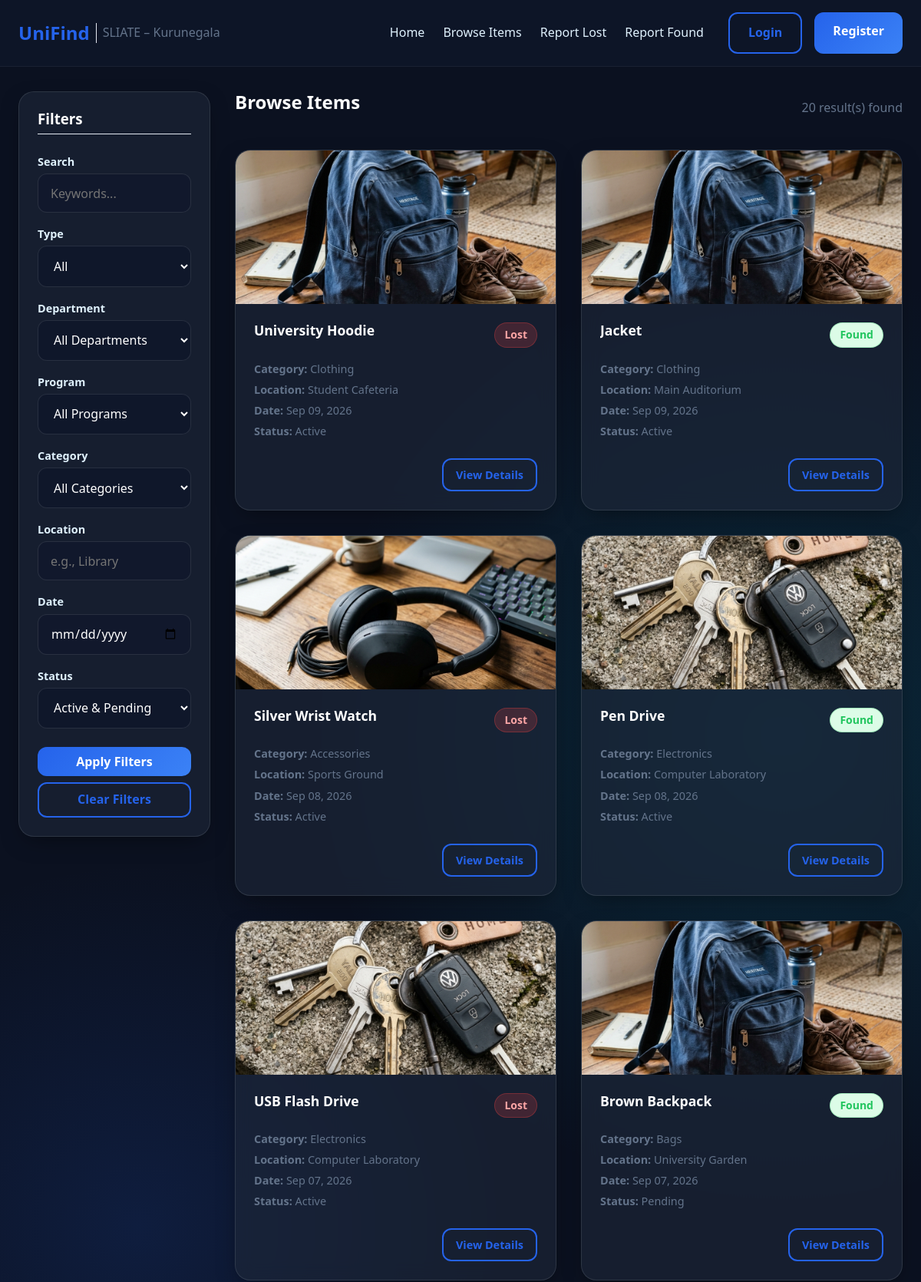
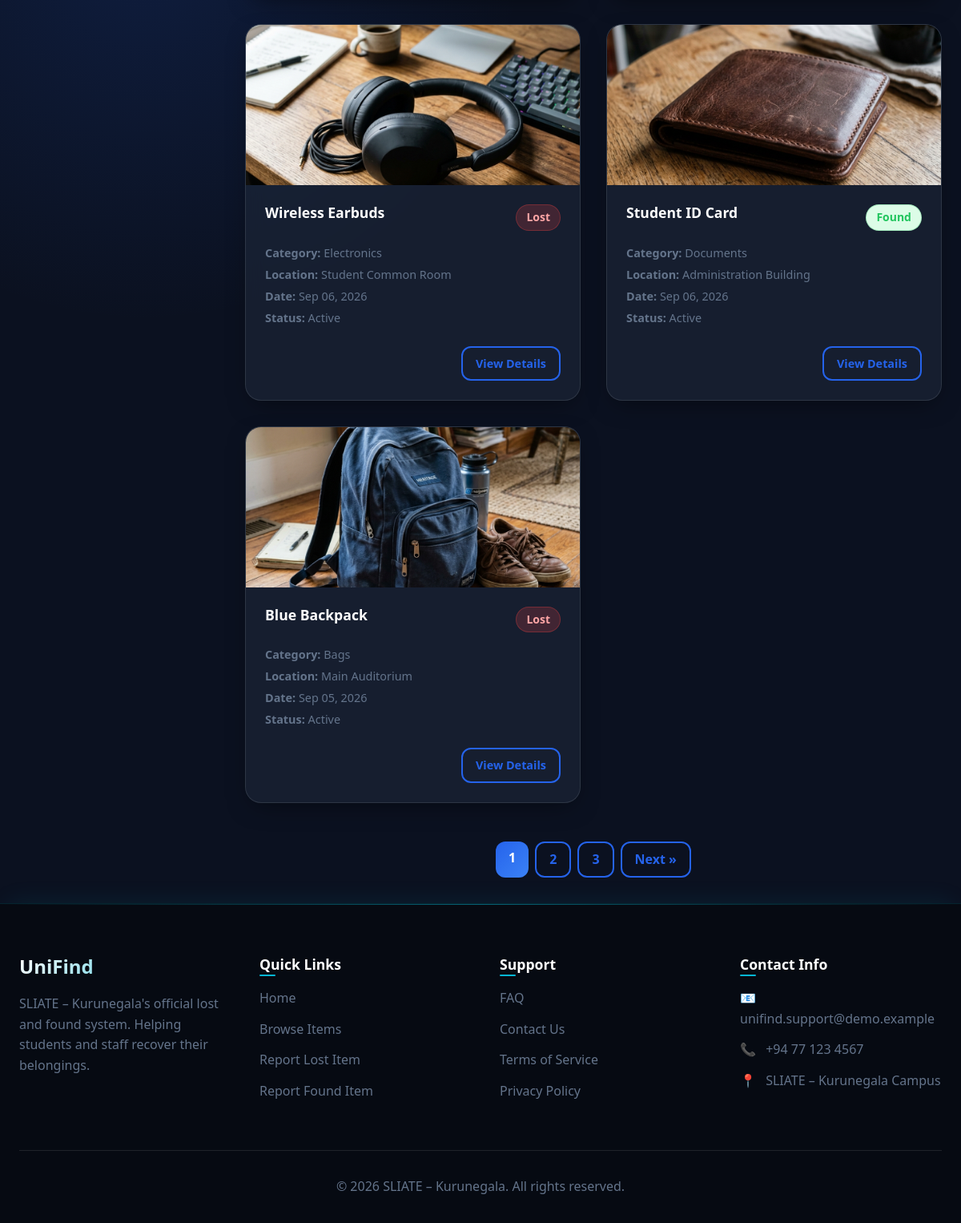
The page /items.php on the database its author committed (2 pictures, top to bottom).
### tables this page shows
CREATE TABLE `items` (
  `id` int(11) NOT NULL AUTO_INCREMENT,
  `user_id` int(11) NOT NULL,
  `category_id` int(11) NOT NULL,
  `department_id` int(11) NOT NULL,
  `program_id` int(11) NOT NULL,
  `type` enum('lost','found') NOT NULL,
  `title` varchar(150) NOT NULL,
  `description` text NOT NULL,
  `location` varchar(255) NOT NULL,
  `item_date` date NOT NULL,
  `image` varchar(255) DEFAULT NULL,
  `status` enum('pending','active','returned','rejected') NOT NULL DEFAULT 'pending',
  `created_at` timestamp NOT NULL DEFAULT current_timestamp(),
  `updated_at` timestamp NOT NULL DEFAULT current_timestamp() ON UPDATE current_timestamp(),
  PRIMARY KEY (`id`),
  KEY `user_id` (`user_id`),
  KEY `category_id` (`category_id`),
  KEY `department_id` (`department_id`),
  KEY `program_id` (`program_id`)
);

CREATE TABLE `categories` (
  `id` int(11) NOT NULL AUTO_INCREMENT,
  `name` varchar(50) NOT NULL,
  `created_at` timestamp NOT NULL DEFAULT current_timestamp(),
  PRIMARY KEY (`id`),
  UNIQUE KEY `name` (`name`)
);

### items.php (the view, shortened to what this page needs)
<?php
require_once 'config/database.php';
$items_per_page = 9;
$page = isset($_GET['page']) && is_numeric($_GET['page']) ? (int)$_GET['page'] : 1;
$offset = ($page - 1) * $items_per_page;
$where_clauses = [];
$params = [];
if (!empty($_GET['status'])) {
    $where_clauses[] = "i.status = :status";
    $params['status'] = $_GET['status'];
} else {
    $where_clauses[] = "i.status != 'rejected'";
}
$where_sql = "";
if (count($where_clauses) > 0) {
    $where_sql = "WHERE " . implode(" AND ", $where_clauses);
}
$count_query = "SELECT COUNT(*) FROM items i $where_sql";
$count_stmt = $pdo->prepare($count_query);
$count_stmt->execute($params);
$total_items = $count_stmt->fetchColumn();
$total_pages = ceil($total_items / $items_per_page);
$query = "
    SELECT i.id, i.user_id, i.title, i.type, i.location, i.item_date, i.image, i.status, c.name as category_name
    FROM items i
    LEFT JOIN categories c ON i.category_id = c.id
    $where_sql
    ORDER BY i.created_at DESC
    LIMIT :limit OFFSET :offset
";
$stmt = $pdo->prepare($query);
$stmt->bindValue(':limit', $items_per_page, PDO::PARAM_INT);
$stmt->bindValue(':offset', $offset, PDO::PARAM_INT);
$stmt->execute();
$items = $stmt->fetchAll();
?>
<?php include 'includes/header.php'; ?>
<section class="layout-container">
    <aside class="layout-sidebar">
        <div class="item-card" style="padding: 1.5rem; position: sticky; top: 100px;">
            <h3 style="margin-bottom: 1.5rem; border-bottom: 1px solid var(--border); padding-bottom: 0.5rem;">Filters</h3>
            <form method="GET" action="items.php">
                <div style="margin-bottom: 1rem;">
                    <label style="display: block; font-size: 0.9rem; font-weight: 600; margin-bottom: 0.25rem;">Search</label>
                    <input type="text" name="search" value="<?php echo htmlspecialchars($_GET['search'] ?? ''); ?>" placeholder="Keywords..." class="form-control">
                </div>
                <div style="margin-bottom: 1rem;">
                    <label style="display: block; font-size: 0.9rem; font-weight: 600; margin-bottom: 0.25rem;">Type</label>
                    <select name="type" class="form-control" style="background-color: rgba(0,0,0,0.2); color: var(--white); border: 1px solid rgba(255,255,255,0.1);">
                        <option value="" style="background-color: var(--dark-navy);">All</option>
                    </select>
                </div>
                <div style="margin-bottom: 1rem;">
                    <label style="display: block; font-size: 0.9rem; font-weight: 600; margin-bottom: 0.25rem;">Department</label>
                    <select id="filter_dept" name="department_id" class="form-control" style="background-color: rgba(0,0,0,0.2); color: var(--white); border: 1px solid rgba(255,255,255,0.1);">
                        <option value="" style="background-color: var(--dark-navy);">All Departments</option>
                    </select>
                </div>
                <div style="margin-bottom: 1rem;">
                    <label style="display: block; font-size: 0.9rem; font-weight: 600; margin-bottom: 0.25rem;">Program</label>
                    <select id="filter_prog" name="program_id" class="form-control" style="background-color: rgba(0,0,0,0.2); color: var(--white); border: 1px solid rgba(255,255,255,0.1);">
                        <option value="" style="background-color: var(--dark-navy);">All Programs</option>
                    </select>
                </div>
                <div style="margin-bottom: 1rem;">
                    <label style="display: block; font-size: 0.9rem; font-weight: 600; margin-bottom: 0.25rem;">Category</label>
                    <select name="category_id" class="form-control" style="background-color: rgba(0,0,0,0.2); color: var(--white); border: 1px solid rgba(255,255,255,0.1);">
                        <option value="" style="background-color: var(--dark-navy);">All Categories</option>
                    </select>
                </div>
                <div style="margin-bottom: 1rem;">
                    <label style="display: block; font-size: 0.9rem; font-weight: 600; margin-bottom: 0.25rem;">Location</label>
                    <input type="text" name="location" value="<?php echo htmlspecialchars($_GET['location'] ?? ''); ?>" placeholder="e.g., Library" class="form-control">
                </div>
                <div style="margin-bottom: 1rem;">
                    <label style="display: block; font-size: 0.9rem; font-weight: 600; margin-bottom: 0.25rem;">Date</label>
                    <input type="date" name="date" value="<?php echo htmlspecialchars($_GET['date'] ?? ''); ?>" class="form-control">
                </div>
                <div style="margin-bottom: 1.5rem;">
                    <label style="display: block; font-size: 0.9rem; font-weight: 600; margin-bottom: 0.25rem;">Status</label>
                    <select name="status" class="form-control" style="background-color: rgba(0,0,0,0.2); color: var(--white); border: 1px solid rgba(255,255,255,0.1);">
                        <option value="" style="background-color: var(--dark-navy);">Active & Pending</option>
                    </select>
                </div>
                <button type="submit" class="btn btn-primary" style="width: 100%; padding: 0.5rem;">Apply Filters</button>
                <a href="items.php" class="btn btn-outline" style="width: 100%; padding: 0.5rem; margin-top: 0.5rem; display: block;">Clear Filters</a>
            </form>
        </div>
    </aside>
    <main class="layout-main">
        <div style="display: flex; justify-content: space-between; align-items: center; margin-bottom: 2rem;">
            <h2>Browse Items</h2>
            <p class="text-secondary"><?php echo $total_items; ?> result(s) found</p>
        </div>
        <?php if ($total_items > 0): ?>
            <div class="items-grid">
                <?php foreach ($items as $item): ?>
                    <div class="item-card">
                        <div class="item-image" style="background-image: url('<?php echo !empty($item['image']) ? htmlspecialchars($item['image']) : ''; ?>'); background-size: cover; background-position: center;">
                        </div>
                        <div class="item-content">
                            <div class="item-header">
                                <h3 class="item-title" style="font-size: 1.1rem; overflow: hidden; text-overflow: ellipsis; white-space: nowrap; max-width: 70%;" title="<?php echo htmlspecialchars($item['title']); ?>">
                                    <?php echo htmlspecialchars($item['title']); ?>
                                </h3>
                                <?php if ($item['type'] === 'lost'): ?>
                                    <span class="badge badge-lost">Lost</span>
                                <?php else: ?>
                                    <span class="badge badge-found" style="background-color: #DCFCE7; color: var(--success);">Found</span>
                                <?php endif; ?>
                            </div>
                            <div class="item-details">
                                <p><strong>Category:</strong> <?php echo htmlspecialchars($item['category_name']); ?></p>
                                <p><strong>Location:</strong> <?php echo htmlspecialchars($item['location']); ?></p>
                                <p><strong>Date:</strong> <?php echo date('M d, Y', strtotime($item['item_date'])); ?></p>
                                <p><strong>Status:</strong> <span style="text-transform: capitalize;"><?php echo htmlspecialchars($item['status']); ?></span></p>
                            </div>
                            <div class="item-actions">
                                <a href="item-details.php?id=<?php echo $item['id']; ?>" class="btn btn-outline" style="padding: 0.5rem 1rem; font-size: 0.9rem;">View Details</a>
                            </div>
                        </div>
                    </div>
                <?php endforeach; ?>
            </div>
            <?php if ($total_pages > 1): ?>
                <div style="display: flex; justify-content: center; gap: 0.5rem; margin-top: 3rem;">
                    <?php
                    $query_string = $_GET;
                    unset($query_string['page']);
                    $base_query = http_build_query($query_string);
                    $prefix = !empty($base_query) ? '&' : '';
                    ?>
                    <?php for ($i = 1; $i <= $total_pages; $i++): ?>
                        <a href="items.php?<?php echo $base_query . $prefix; ?>page=<?php echo $i; ?>"
                           class="btn <?php echo $i === $page ? 'btn-primary' : 'btn-outline'; ?>"
                           style="padding: 0.5rem 1rem;">
                           <?php echo $i; ?>
                        </a>
                    <?php endfor; ?>
                    <?php if ($page < $total_pages): ?>
                        <a href="items.php?<?php echo $base_query . $prefix; ?>page=<?php echo $page + 1; ?>" class="btn btn-outline" style="padding: 0.5rem 1rem;">Next &raquo;</a>
                    <?php endif; ?>
                </div>
            <?php endif; ?>
        <?php endif; ?>
    </main>
</section>
<?php include 'includes/footer.php'; ?>

### assets/css/style.css (style rules this page uses)
:root { --primary-blue: #2563EB; --dark-navy: #0F172A; --bright-blue: #3B82F6; --cyan: #06B6D4; --light-blue: #E0F2FE; --background: #F8FAFC; --white: #FFFFFF; --primary-text: #1E293B; --secondary-text: #64748B; --border: #E2E8F0; --success: #22C55E; --warning: #F59E0B; --danger: #EF4444; --font-main: 'Segoe UI', system-ui, -apple-system, sans-serif; --radius-sm: 0.5rem; --radius-md: 0.75rem; --radius-lg: 1.25rem; --shadow-sm: 0 1px 2px 0 rgba(0, 0, 0, 0.05); --shadow-md: 0 4px 6px -1px rgba(0, 0, 0, 0.1), 0 2px 4px -1px rgba(0, 0, 0, 0.06); --shadow-lg: 0 10px 15px -3px rgba(0, 0, 0, 0.1), 0 4px 6px -2px rgba(0, 0, 0, 0.05); --shadow-glow: 0 0 15px rgba(37, 99, 235, 0.2); }
* { margin: 0; padding: 0; box-sizing: border-box; }
body { font-family: var(--font-main); background-color: #0b1120; background-image: radial-gradient(circle at 15% 50%, rgba(37, 99, 235, 0.15), transparent 25%), radial-gradient(circle at 85% 30%, rgba(6, 182, 212, 0.15), transparent 25%); background-attachment: fixed; color: var(--light-blue); line-height: 1.6; display: flex; flex-direction: column; min-height: 100vh; }
main { flex: 1; }
a { text-decoration: none; color: var(--primary-blue); transition: color 0.2s; }
h1, h2, h3, h4, h5, h6 { color: var(--white); line-height: 1.2; margin-bottom: 1rem; }
.text-secondary { color: rgba(224, 242, 254, 0.6); }
.text-secondary { color: var(--secondary-text); }
.btn { display: inline-block; padding: 0.75rem 1.5rem; border-radius: var(--radius-md); font-weight: 600; cursor: pointer; border: none; transition: all 0.2s ease; text-align: center; font-family: inherit; font-size: 1rem; }
.btn-primary { background: linear-gradient(135deg, var(--primary-blue), var(--bright-blue)); color: var(--white); box-shadow: var(--shadow-sm); }
.btn-outline { background-color: transparent; border: 2px solid var(--primary-blue); color: var(--primary-blue); }
.form-control { width: 100%; padding: 0.85rem 1rem; border: 1px solid rgba(255, 255, 255, 0.1); border-radius: var(--radius-md); font-family: inherit; font-size: 1rem; background-color: rgba(15, 23, 42, 0.6); transition: all 0.3s ease; color: var(--white); }
select.form-control { background-color: var(--dark-navy) !important; color: var(--white) !important; }
select.form-control option { background-color: var(--dark-navy) !important; color: var(--white) !important; }
.layout-container { display: flex; gap: 2rem; padding: 2rem 1.5rem; max-width: 1200px; margin: 0 auto; width: 100%; }
.layout-sidebar { width: 250px; flex-shrink: 0; }
.layout-main { flex: 1; min-width: 0; }
.items-grid { display: grid; grid-template-columns: repeat(auto-fill, minmax(300px, 1fr)); gap: 2rem; }
.item-card { background: rgba(30, 41, 59, 0.6); backdrop-filter: blur(12px); -webkit-backdrop-filter: blur(12px); border-radius: var(--radius-lg); border: 1px solid rgba(255, 255, 255, 0.1); overflow: hidden; box-shadow: 0 10px 30px -10px rgba(0, 0, 0, 0.5); transition: all 0.4s cubic-bezier(0.175, 0.885, 0.32, 1.275); }
.item-image { width: 100%; height: 200px; background-color: rgba(0, 0, 0, 0.2); display: flex; align-items: center; justify-content: center; color: var(--secondary-text); overflow: hidden; }
.item-content { padding: 1.5rem; }
.item-header { display: flex; justify-content: space-between; align-items: flex-start; margin-bottom: 1rem; }
.item-title { font-size: 1.25rem; margin-bottom: 0.25rem; }
.badge { display: inline-block; padding: 0.25rem 0.75rem; border-radius: 999px; font-size: 0.875rem; font-weight: 600; }
.badge-lost { background-color: rgba(239, 68, 68, 0.2); color: #fca5a5; border: 1px solid rgba(239, 68, 68, 0.3); }
.badge-found { background-color: rgba(34, 197, 94, 0.2); color: #86efac; border: 1px solid rgba(34, 197, 94, 0.3); }
.item-details { margin-bottom: 1.5rem; font-size: 0.9rem; color: var(--secondary-text); }
.item-details p { margin-bottom: 0.25rem; }
.item-actions { display: flex; justify-content: flex-end; }

### rows shown on the page
items: image (picture), title "University Hoodie", type "Lost", category.name "Clothing", location "Student Cafeteria", item_date "Sep 09, 2026", status "Active"
items: image (picture), title "Jacket", type "Found", category.name "Clothing", location "Main Auditorium", item_date "Sep 09, 2026", status "Active"
items: image (picture), title "Silver Wrist Watch", type "Lost", category.name "Accessories", location "Sports Ground", item_date "Sep 08, 2026", status "Active"
items: image (picture), title "Pen Drive", type "Found", category.name "Electronics", location "Computer Laboratory", item_date "Sep 08, 2026", status "Active"
items: image (picture), title "USB Flash Drive", type "Lost", category.name "Electronics", location "Computer Laboratory", item_date "Sep 07, 2026", status "Active"
items: image (picture), title "Brown Backpack", type "Found", category.name "Bags", location "University Garden", item_date "Sep 07, 2026", status "Pending"
items: image (picture), title "Wireless Earbuds", type "Lost", category.name "Electronics", location "Student Common Room", item_date "Sep 06, 2026", status "Active"
items: image (picture), title "Student ID Card", type "Found", category.name "Documents", location "Administration Building", item_date "Sep 06, 2026", status "Active"
items: image (picture), title "Blue Backpack", type "Lost", category.name "Bags", location "Main Auditorium", item_date "Sep 05, 2026", status "Active"

### other values the page prints
$total_items "20"
